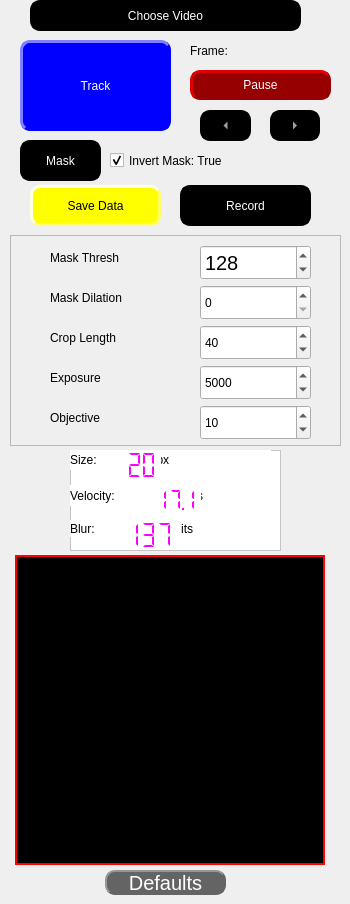
       <widget class="QWidget" name="tracking_tab">
        <attribute name="title">
         <string>Tracking</string>
        </attribute>
        <widget class="QPushButton" name="choosevideobutton">
         <property name="geometry">
          <rect>
           <x>30</x>
           <y>0</y>
           <width>271</width>
           <height>31</height>
          </rect>
         </property>
         <property name="styleSheet">
          <string notr="true">     QPushButton {
                color: rgb(255, 255, 255);
                background-color: rgb(0, 0, 0);
                border-style: outset;
                border-width: 2px;
                border-radius: 10px;
                border-color: rgb(0, 0, 0);
                min-width: 1em;
                padding: 1px;
            }
            QPushButton:hover {
                background-color: rgb(100, 100, 100);
                color: rgb(255, 255, 255);
                border-color: rgb(100, 100, 100);
            
            
            }</string>
         </property>
         <property name="text">
          <string>Choose Video</string>
         </property>
        </widget>
        <widget class="QPushButton" name="trackbutton">
         <property name="geometry">
          <rect>
           <x>20</x>
           <y>40</y>
           <width>151</width>
           <height>91</height>
          </rect>
         </property>
         <property name="cursor">
          <cursorShape>ArrowCursor</cursorShape>
         </property>
         <property name="styleSheet">
          <string notr="true">QPushButton {
                color: rgb(255, 255, 255);
                background-color: rgb(0, 0, 255);
                border-style: outset;
                border-width: 3px;
                border-radius: 10px;
                border-color: rgb(0, 0, 255);
                min-width: 1em;
                padding: 6px;
            }
      
            QPushButton:checked {
                color: rgb(255, 255, 255);
                background-color: rgb(255, 0, 0);
                border-style: inset;
                border-width: 3px;
                border-radius: 10px;
                border-color: rgb(255, 0, 0);
                font: bold 16px;
                min-width: 1em;
               
            }
            QPushButton:hover {
                background-color: rgb(100, 100, 100);
                color: rgb(255, 255, 255);
                border-color: rgb(0, 255, 0);
                padding-left: 5px;
                padding-top: 5px;
            }</string>
         </property>
         <property name="text">
          <string>Track</string>
         </property>
         <property name="checkable">
          <bool>true</bool>
         </property>
        </widget>
        <widget class="QLabel" name="framelabel">
         <property name="geometry">
          <rect>
           <x>190</x>
           <y>40</y>
           <width>141</width>
           <height>21</height>
          </rect>
         </property>
         <property name="maximumSize">
          <size>
           <width>300</width>
           <height>25</height>
          </size>
         </property>
         <property name="text">
          <string>Frame: </string>
         </property>
        </widget>
        <widget class="QPushButton" name="pausebutton">
         <property name="geometry">
          <rect>
           <x>190</x>
           <y>70</y>
           <width>141</width>
           <height>30</height>
          </rect>
         </property>
         <property name="maximumSize">
          <size>
           <width>300</width>
           <height>30</height>
          </size>
         </property>
         <property name="styleSheet">
          <string notr="true">QPushButton {
                color: rgb(255, 255, 255);
                background-color: rgb(150, 0, 0);
                border-style: outset;
                border-width: 3px;
                border-radius: 10px;
                border-color: rgb(150, 0, 0);
                min-width: 1em;
                padding: 1px;
            }
            QPushButton:checked {
                color: rgb(255, 255, 255);
                background-color: rgb(0, 0, 150);
                border-style: inset;
                border-width: 3px;
                border-radius: 10px;
                border-color: rgb(0, 0, 255);
                font: bold 12px;
                min-width: 1em;
                padding: 1px;
            }
            QPushButton:hover {
                background-color: rgb(100, 100, 100);
                color: rgb(255, 255, 255);
                border-color: rgb(255, 0, 0);
                padding-left: 2px;
                padding-top: 2px;
            }</string>
         </property>
         <property name="text">
          <string>Pause</string>
         </property>
         <property name="checkable">
          <bool>true</bool>
         </property>
        </widget>
        <widget class="QToolButton" name="leftbutton">
         <property name="geometry">
          <rect>
           <x>200</x>
           <y>110</y>
           <width>51</width>
           <height>31</height>
          </rect>
         </property>
         <property name="styleSheet">
          <string notr="true">QToolButton {
                color: rgb(255, 255, 255);
                background-color: rgb(0, 0, 0);
                border-style: outset;
                border-width: px;
                border-radius: 10px;
                border: 2px solid rgb(0, 0, 0);
                font: bold 16px;
                min-width: 1em;
                padding: 1px;
            }
            QToolButton:hover {
                background-color: rgb(100, 100, 100);
                color: rgb(255, 255, 255);
                border: 2px solid rgb(0, 255, 0);
            }
            QToolButton:pressed {
                background-color: rgb(100, 100, 100);
                border: 2px solid rgb(255, 0, 0);
                border-style: inset;
                padding-left: 5px;
                padding-top: 5px;
            }</string>
         </property>
         <property name="text">
          <string>...</string>
         </property>
         <property name="autoRepeat">
          <bool>true</bool>
         </property>
         <property name="autoRepeatInterval">
          <number>1</number>
         </property>
         <property name="arrowType">
          <enum>Qt::LeftArrow</enum>
         </property>
        </widget>
        <widget class="QToolButton" name="rightbutton">
         <property name="geometry">
          <rect>
           <x>270</x>
           <y>110</y>
           <width>50</width>
           <height>31</height>
          </rect>
         </property>
         <property name="styleSheet">
          <string notr="true">QToolButton {
                color: rgb(255, 255, 255);
                background-color: rgb(0, 0, 0);
                border-style: outset;
                border-width: px;
                border-radius: 10px;
                border: 2px solid rgb(0, 0, 0);
                font: bold 16px;
                min-width: 1em;
                padding: 1px;
            }
            QToolButton:hover {
                background-color: rgb(100, 100, 100);
                color: rgb(255, 255, 255);
                border: 2px solid rgb(0, 255, 0);
            }
            QToolButton:pressed {
                background-color: rgb(100, 100, 100);
                border: 2px solid rgb(255, 0, 0);
                border-style: inset;
                padding-left: 5px;
                padding-top: 5px;
            }</string>
         </property>
         <property name="text">
          <string>...</string>
         </property>
         <property name="autoRepeat">
          <bool>true</bool>
         </property>
         <property name="autoRepeatInterval">
          <number>1</number>
         </property>
         <property name="arrowType">
          <enum>Qt::RightArrow</enum>
         </property>
        </widget>
        <widget class="QPushButton" name="maskbutton">
         <property name="geometry">
          <rect>
           <x>20</x>
           <y>140</y>
           <width>81</width>
           <height>41</height>
          </rect>
         </property>
         <property name="styleSheet">
          <string notr="true">QPushButton {
                color: rgb(255, 255, 255);
                background-color: rgb(0, 0, 0);
                border-style: outset;
                border-width: 2px;
                border-radius: 10px;
                border-color: rgb(0, 0, 0);
                min-width: 1em;
                padding: 1px;
            }
            QPushButton:hover {
                background-color: rgb(100, 100, 100);
                color: rgb(255, 255, 255);
                border-style: inset;
			  border-color: rgb(0, 255, 0);
            }</string>
         </property>
         <property name="text">
          <string>Mask</string>
         </property>
         <property name="checkable">
          <bool>true</bool>
         </property>
         <property name="checked">
          <bool>false</bool>
         </property>
        </widget>
        <widget class="QCheckBox" name="maskinvert_checkBox">
         <property name="geometry">
          <rect>
           <x>110</x>
           <y>145</y>
           <width>231</width>
           <height>31</height>
          </rect>
         </property>
         <property name="text">
          <string>Invert Mask: True</string>
         </property>
         <property name="checked">
          <bool>true</bool>
         </property>
        </widget>
        <widget class="QLabel" name="CroppedVideoFeedLabel">
         <property name="geometry">
          <rect>
           <x>15</x>
           <y>555</y>
           <width>310</width>
           <height>310</height>
          </rect>
         </property>
         <property name="styleSheet">
          <string notr="true">background-color: rgb(0,0,0); border:2px solid rgb(255, 0, 0); </string>
         </property>
         <property name="text">
          <string/>
         </property>
        </widget>
        <widget class="QPushButton" name="resetdefaultbutton">
         <property name="geometry">
          <rect>
           <x>105</x>
           <y>870</y>
           <width>121</width>
           <height>25</height>
          </rect>
         </property>
         <property name="maximumSize">
          <size>
           <width>300</width>
           <height>25</height>
          </size>
         </property>
         <property name="font">
          <font>
           <family>Arial</family>
           <pointsize>15</pointsize>
           <italic>false</italic>
           <bold>false</bold>
          </font>
         </property>
         <property name="styleSheet">
          <string notr="true">QPushButton {
                color: rgb(255, 255, 255);
                background-color: rgb(100, 100, 100);
                border-style: outset;
                border-width: 2px;
                border-radius: 10px;
                border-color: rgb(100, 100, 100);
                min-width: 1em;
                padding: 1px;
            }
            QPushButton:hover {
                background-color: rgb(200, 200, 200);
                color: rgb(0, 0, 0);
            }
            QPushButton:pressed {
                background-color: rgb(200, 200, 200);
         
                padding-left: 5px;
                padding-top: 5px;
                border-style: inset;
                }</string>
         </property>
         <property name="text">
          <string>Defaults</string>
         </property>
        </widget>
        <widget class="QFrame" name="robotparamsframe">
         <property name="geometry">
          <rect>
           <x>70</x>
           <y>450</y>
           <width>211</width>
           <height>101</height>
          </rect>
         </property>
         <property name="styleSheet">
          <string notr="true"> color: rgb(0, 0, 0);
 background-color: rgb(255, 255, 255);
</string>
         </property>
         <property name="frameShape">
          <enum>QFrame::StyledPanel</enum>
         </property>
         <property name="frameShadow">
          <enum>QFrame::Raised</enum>
         </property>
         <widget class="QLabel" name="robotsizelabel">
          <property name="geometry">
           <rect>
            <x>0</x>
            <y>0</y>
            <width>201</width>
            <height>20</height>
           </rect>
          </property>
          <property name="maximumSize">
           <size>
            <width>300</width>
            <height>50</height>
           </size>
          </property>
          <property name="text">
           <string>Size:                  px</string>
          </property>
         </widget>
         <widget class="QLabel" name="robotvelocitylabel">
          <property name="geometry">
           <rect>
            <x>0</x>
            <y>35</y>
            <width>191</width>
            <height>21</height>
           </rect>
          </property>
          <property name="maximumSize">
           <size>
            <width>300</width>
            <height>50</height>
           </size>
          </property>
          <property name="text">
           <string>Velocity:                    px/s</string>
          </property>
         </widget>
         <widget class="QLabel" name="robotblurlabel">
          <property name="geometry">
           <rect>
            <x>0</x>
            <y>70</y>
            <width>201</width>
            <height>17</height>
           </rect>
          </property>
          <property name="maximumSize">
           <size>
            <width>16777215</width>
            <height>50</height>
           </size>
          </property>
          <property name="text">
           <string>Blur:                      units</string>
          </property>
         </widget>
         <widget class="QLCDNumber" name="sizelcdnum">
          <property name="geometry">
           <rect>
            <x>40</x>
            <y>0</y>
            <width>51</width>
            <height>30</height>
           </rect>
          </property>
          <property name="styleSheet">
           <string notr="true">background-color: rgb(255,255,255); 
color: rgb(255,0,255);</string>
          </property>
          <property name="lineWidth">
           <number>0</number>
          </property>
          <property name="midLineWidth">
           <number>0</number>
          </property>
          <property name="smallDecimalPoint">
           <bool>false</bool>
          </property>
          <property name="digitCount">
           <number>3</number>
          </property>
          <property name="mode">
           <enum>QLCDNumber::Dec</enum>
          </property>
          <property name="segmentStyle">
           <enum>QLCDNumber::Flat</enum>
          </property>
          <property name="value" stdset="0">
           <double>20.000000000000000</double>
          </property>
         </widget>
         <widget class="QLCDNumber" name="vellcdnum">
          <property name="geometry">
           <rect>
            <x>70</x>
            <y>35</y>
            <width>61</width>
            <height>30</height>
           </rect>
          </property>
          <property name="styleSheet">
           <string notr="true">background-color: rgb(255,255,255); 
color: rgb(255,0,255);</string>
          </property>
          <property name="lineWidth">
           <number>0</number>
          </property>
          <property name="midLineWidth">
           <number>0</number>
          </property>
          <property name="smallDecimalPoint">
           <bool>true</bool>
          </property>
          <property name="digitCount">
           <number>4</number>
          </property>
          <property name="mode">
           <enum>QLCDNumber::Dec</enum>
          </property>
          <property name="segmentStyle">
           <enum>QLCDNumber::Flat</enum>
          </property>
          <property name="value" stdset="0">
           <double>17.100000000000001</double>
          </property>
         </widget>
         <widget class="QLCDNumber" name="blurlcdnum">
          <property name="geometry">
           <rect>
            <x>50</x>
            <y>70</y>
            <width>61</width>
            <height>30</height>
           </rect>
          </property>
          <property name="styleSheet">
           <string notr="true">background-color: rgb(255,255,255); 
color: rgb(255,0,255);</string>
          </property>
          <property name="lineWidth">
           <number>0</number>
          </property>
          <property name="midLineWidth">
           <number>0</number>
          </property>
          <property name="smallDecimalPoint">
           <bool>true</bool>
          </property>
          <property name="digitCount">
           <number>3</number>
          </property>
          <property name="mode">
           <enum>QLCDNumber::Dec</enum>
          </property>
          <property name="segmentStyle">
           <enum>QLCDNumber::Flat</enum>
          </property>
          <property name="value" stdset="0">
           <double>137.000000000000000</double>
          </property>
         </widget>
        </widget>
        <widget class="QFrame" name="trackerparamsframe">
         <property name="geometry">
          <rect>
           <x>10</x>
           <y>235</y>
           <width>331</width>
           <height>211</height>
          </rect>
         </property>
         <property name="styleSheet">
          <string notr="true"/>
         </property>
         <property name="frameShape">
          <enum>QFrame::StyledPanel</enum>
         </property>
         <property name="frameShadow">
          <enum>QFrame::Raised</enum>
         </property>
         <widget class="QSpinBox" name="maskthreshbox">
          <property name="geometry">
           <rect>
            <x>190</x>
            <y>10</y>
            <width>111</width>
            <height>35</height>
           </rect>
          </property>
          <property name="font">
           <font>
            <pointsize>15</pointsize>
            <italic>false</italic>
            <bold>false</bold>
           </font>
          </property>
          <property name="styleSheet">
           <string notr="true"/>
          </property>
          <property name="maximum">
           <number>255</number>
          </property>
          <property name="value">
           <number>128</number>
          </property>
         </widget>
         <widget class="QLabel" name="maskthreshlabel">
          <property name="geometry">
           <rect>
            <x>40</x>
            <y>10</y>
            <width>121</width>
            <height>25</height>
           </rect>
          </property>
          <property name="maximumSize">
           <size>
            <width>150</width>
            <height>25</height>
           </size>
          </property>
          <property name="text">
           <string>Mask Thresh</string>
          </property>
         </widget>
         <widget class="QSpinBox" name="maskdilationbox">
          <property name="geometry">
           <rect>
            <x>190</x>
            <y>50</y>
            <width>111</width>
            <height>35</height>
           </rect>
          </property>
          <property name="maximum">
           <number>40</number>
          </property>
         </widget>
         <widget class="QLabel" name="maskdilationlabel">
          <property name="geometry">
           <rect>
            <x>40</x>
            <y>50</y>
            <width>121</width>
            <height>25</height>
           </rect>
          </property>
          <property name="maximumSize">
           <size>
            <width>150</width>
            <height>25</height>
           </size>
          </property>
          <property name="text">
           <string>Mask Dilation</string>
          </property>
         </widget>
         <widget class="QSpinBox" name="croplengthbox">
          <property name="geometry">
           <rect>
            <x>190</x>
            <y>90</y>
            <width>111</width>
            <height>35</height>
           </rect>
          </property>
          <property name="minimum">
           <number>5</number>
          </property>
          <property name="maximum">
           <number>300</number>
          </property>
          <property name="value">
           <number>40</number>
          </property>
          <property name="displayIntegerBase">
           <number>10</number>
          </property>
         </widget>
         <widget class="QLabel" name="croplengthlabel">
          <property name="geometry">
           <rect>
            <x>40</x>
            <y>90</y>
            <width>121</width>
            <height>25</height>
           </rect>
          </property>
          <property name="maximumSize">
           <size>
            <width>150</width>
            <height>25</height>
           </size>
          </property>
          <property name="text">
           <string>Crop Length</string>
          </property>
         </widget>
         <widget class="QSpinBox" name="exposurebox">
          <property name="geometry">
           <rect>
            <x>190</x>
            <y>130</y>
            <width>111</width>
            <height>35</height>
           </rect>
          </property>
          <property name="minimum">
           <number>100</number>
          </property>
          <property name="maximum">
           <number>10000</number>
          </property>
          <property name="value">
           <number>5000</number>
          </property>
          <property name="displayIntegerBase">
           <number>10</number>
          </property>
         </widget>
         <widget class="QLabel" name="exposurelabel">
          <property name="geometry">
           <rect>
            <x>40</x>
            <y>130</y>
            <width>83</width>
            <height>25</height>
           </rect>
          </property>
          <property name="maximumSize">
           <size>
            <width>150</width>
            <height>25</height>
           </size>
          </property>
          <property name="text">
           <string>Exposure</string>
          </property>
         </widget>
         <widget class="QSpinBox" name="objectivebox">
          <property name="geometry">
           <rect>
            <x>190</x>
            <y>170</y>
            <width>111</width>
            <height>35</height>
           </rect>
          </property>
          <property name="minimum">
           <number>1</number>
          </property>
          <property name="maximum">
           <number>50</number>
          </property>
          <property name="singleStep">
           <number>5</number>
          </property>
          <property name="value">
           <number>10</number>
          </property>
          <property name="displayIntegerBase">
           <number>10</number>
          </property>
         </widget>
         <widget class="QLabel" name="objectivelabel">
          <property name="geometry">
           <rect>
            <x>40</x>
            <y>170</y>
            <width>83</width>
            <height>25</height>
           </rect>
          </property>
          <property name="maximumSize">
           <size>
            <width>150</width>
            <height>25</height>
           </size>
          </property>
          <property name="text">
           <string>Objective</string>
          </property>
         </widget>
        </widget>
        <widget class="QPushButton" name="savedatabutton">
         <property name="geometry">
          <rect>
           <x>30</x>
           <y>185</y>
           <width>131</width>
           <height>41</height>
          </rect>
         </property>
         <property name="styleSheet">
          <string notr="true">QPushButton {
                color: rgb(0, 0, 0);
                background-color: rgb(255, 255, 0);
                border-style: outset;
                border-width: 3px;
                border-radius: 10px;
                border-color: rgb(255, 255, 100);
                min-width: 1em;
                padding: 6px;
            }
            QPushButton:hover {
                background-color: rgb(255, 255, 200);
                color: rgb(0, 0, 0);
            }
            QPushButton:pressed {
                background-color: red;
                border: 2px solid red;
                padding-left: 5px;
                padding-top: 5px;
                border-style: inset;
                }</string>
         </property>
         <property name="text">
          <string>Save Data</string>
         </property>
         <property name="checkable">
          <bool>true</bool>
         </property>
        </widget>
        <widget class="QPushButton" name="recordbutton">
         <property name="geometry">
          <rect>
           <x>180</x>
           <y>185</y>
           <width>131</width>
           <height>41</height>
          </rect>
         </property>
         <property name="styleSheet">
          <string notr="true">QPushButton {
                color: rgb(255, 255, 255);
                background-color: rgb(0, 0, 0);
                border-style: outset;
                border-width: 3px;
                border-radius: 10px;
                border-color: rgb(0, 0, 0);
                min-width: 1em;
                padding: 6px;
            }
      
            QPushButton:checked {
                color: rgb(255, 255, 255);
                background-color: rgb(255, 0, 0);
                border-style: inset;
                border-width: 3px;
                border-radius: 10px;
                border-color: rgb(255, 0, 0);
                font: bold 16px;
                min-width: 1em;
               
            }
            QPushButton:hover {
                background-color: rgb(100, 100, 100);
                color: rgb(255, 255, 255);
                border-color: rgb(100, 100, 100);
                padding-left: 5px;
                padding-top: 5px;
            }</string>
         </property>
         <property name="text">
          <string>Record</string>
         </property>
         <property name="checkable">
          <bool>true</bool>
         </property>
        </widget>
       </widget>
